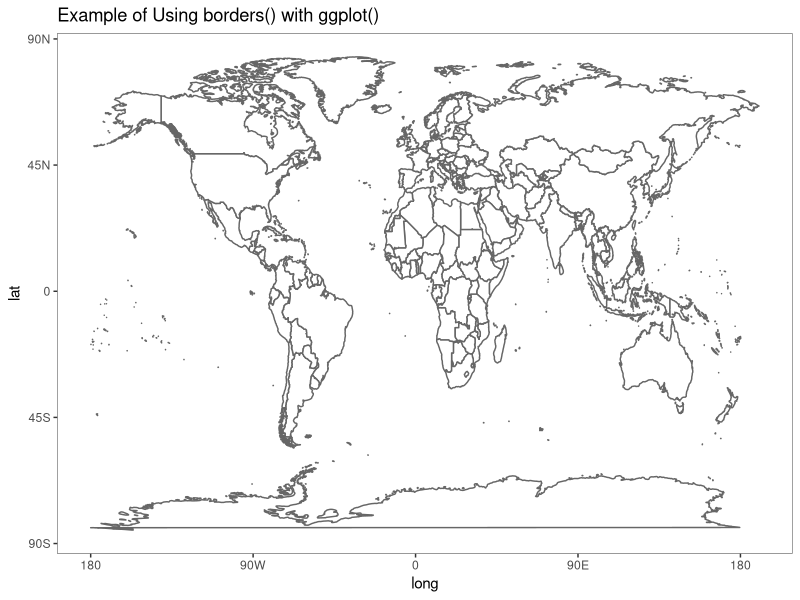

R code for this plot:
library( ggplot2 )
library( maps )

full_world = map_data( 
  "world" 
)

print(
  ggplot( 
    full_world, 
    aes( 
      long, 
      lat 
      ) 
    ) +
  theme_classic(
    ) +
  theme(
    axis.line=element_line(
      size=0
      ),
    panel.border=element_rect(
      color="black",
      fill="transparent",
      size=0.25
      )
    ) +
  borders( 
    "world", 
    ".",
    fill="white",
    colour="grey40"
    ) +
  scale_x_continuous(
    breaks=c( 
      -180, 
      -90, 
      0, 
      90, 
      180 
      ),
    labels=c( 
      "180", 
      "90W", 
      "0", 
      "90E", 
      "180" 
      )
    ) +
  scale_y_continuous(
    breaks=c( 
      -90, 
      -45, 
      0, 
      45, 
      90 
      ),
    labels=c( 
      "90S", 
      "45S", 
      "0", 
      "45N", 
      "90N"
      )
    ) +
  labs( 
    title="Example of Using borders() with ggplot()" 
    )
  )
